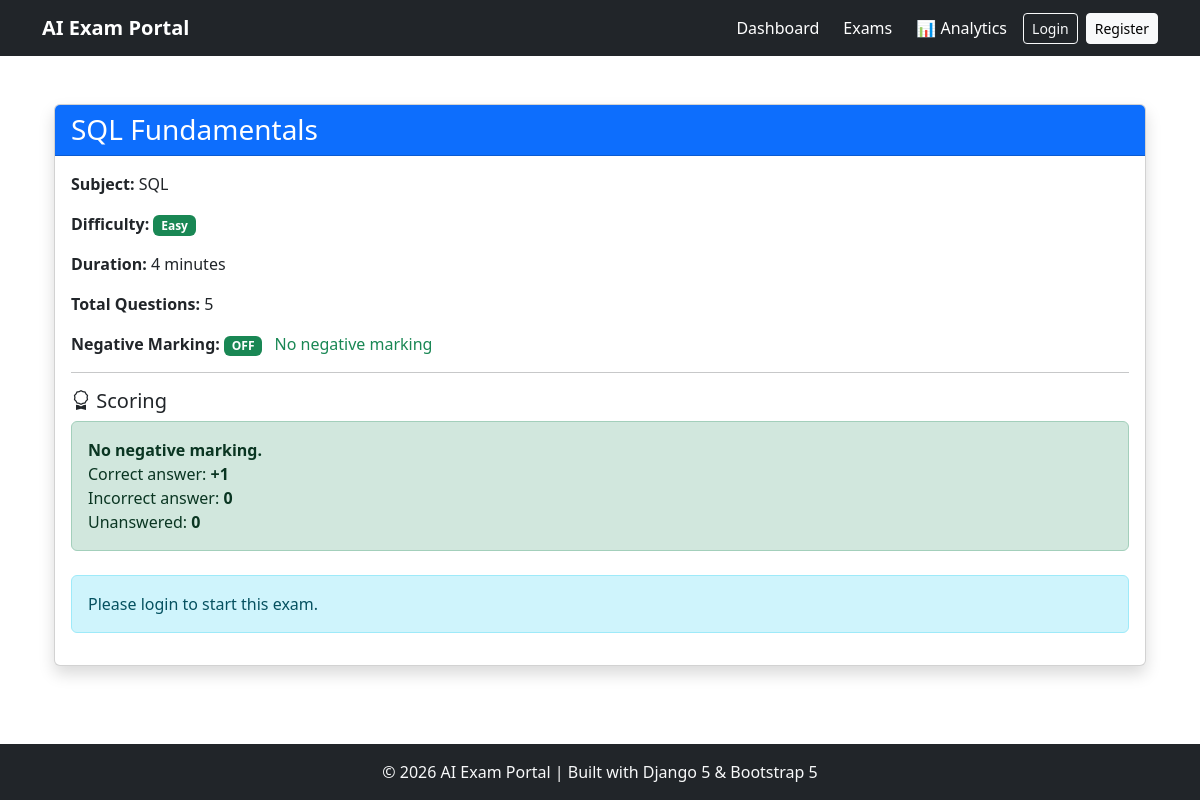
The app's page /exams/3/ with its own data.
### exams/models.py (models this page shows, shortened)
class Exam(models.Model):
    DIFFICULTY_CHOICES = [
        ('Easy', 'Easy'),
        ('Medium', 'Medium'),
        ('Hard', 'Hard'),
    ]
    title = models.CharField(max_length=200)
    subject = models.CharField(max_length=100)
    description = models.TextField(blank=True)
    duration_minutes = models.PositiveIntegerField(default=30)
    negative_marking = models.BooleanField(
        default=False,
        help_text="Enable negative marking for incorrect answers."
    )
    negative_marks = models.FloatField(
        default=0.25,
        help_text="Marks deducted for each incorrect answer."
    )
    difficulty = models.CharField(
        max_length=10,
        choices=DIFFICULTY_CHOICES
    )
    created_by = models.ForeignKey(
        User,
        on_delete=models.CASCADE
    )
    created_at = models.DateTimeField(
        auto_now_add=True
    )
    class Meta:
        ordering = ['-created_at']

### exams/views.py (the view)
# urls.py: path('<int:pk>/', ExamDetailView.as_view(), name='exam_detail'),
class ExamDetailView(DetailView):
    model = Exam
    template_name = "exams/exam_detail.html"

### templates/exams/exam_detail.html (shortened to what this page needs)
{% extends 'base.html' %}
{% block content %}
<div class="container mt-4">
    <div class="card shadow">
        <div class="card-header bg-primary text-white">
            <h3 class="mb-0">
                {{ exam.title }}
            </h3>
        </div>
        <div class="card-body">
            <p>
                <strong>Subject:</strong>
                {{ exam.subject }}
            </p>
            <p>
                <strong>Difficulty:</strong>
                {% if exam.difficulty == "Easy" %}
                    <span class="badge bg-success">
                        Easy
                    </span>
                {% elif exam.difficulty == "Medium" %}
                    <span class="badge bg-warning text-dark">
                        Medium
                    </span>
                {% else %}
                    <span class="badge bg-danger">
                        Hard
                    </span>
                {% endif %}
            </p>
            <p>
                <strong>Duration:</strong>
                {{ exam.duration_minutes }} minutes
            </p>
            <p>
                <strong>Total Questions:</strong>
                {{ exam.questions.count }}
            </p>
            <p>
                <strong>Negative Marking:</strong>
                {% if exam.negative_marking %}
                    <span class="badge bg-danger">
                        ON
                    </span>
                    <span class="text-danger ms-2">
                        -{{ exam.negative_marks }} marks for each
                        incorrect answer
                    </span>
                {% else %}
                    <span class="badge bg-success">
                        OFF
                    </span>
                    <span class="text-success ms-2">
                        No negative marking
                    </span>
                {% endif %}
            </p>
            <hr>
            <h5>
                <i class="bi bi-award"></i>
                Scoring
            </h5>
            {% if exam.negative_marking %}
                <div class="alert alert-danger">
                    <strong>Negative marking is enabled.</strong>
                    <br>
                    Correct answer:
                    <strong>+1</strong>
                    <br>
                    Incorrect answer:
                    <strong>-{{ exam.negative_marks }}</strong>
                    <br>
                    Unanswered:
                    <strong>0</strong>
                </div>
            {% else %}
                <div class="alert alert-success">
                    <strong>No negative marking.</strong>
                    <br>
                    Correct answer:
                    <strong>+1</strong>
                    <br>
                    Incorrect answer:
                    <strong>0</strong>
                    <br>
                    Unanswered:
                    <strong>0</strong>
                </div>
            {% endif %}
            {% if user.is_authenticated %}
                <div class="text-center mt-4">
                    <a href="{% url 'exam_instructions' exam.id %}"
                       class="btn btn-success btn-lg">
                        <i class="bi bi-play-circle"></i>
                        View Instructions & Start Exam
                    </a>
                </div>
            {% else %}
                <div class="alert alert-info mt-4">
                    Please login to start this exam.
                </div>
            {% endif %}
        </div>
    </div>
</div>
{% endblock %}

### records on screen
Exam: title "SQL Fundamentals", subject "SQL", duration_minutes "4", questions.count "5"
